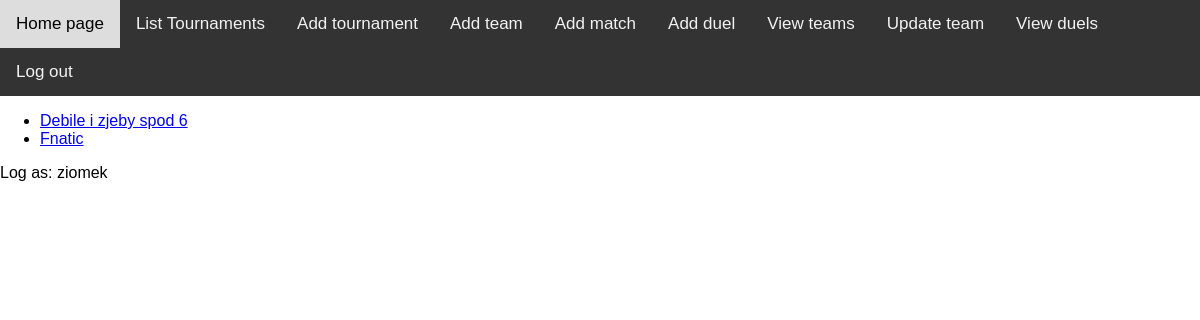
Page /view_teams (signed in) on the earlier database version.
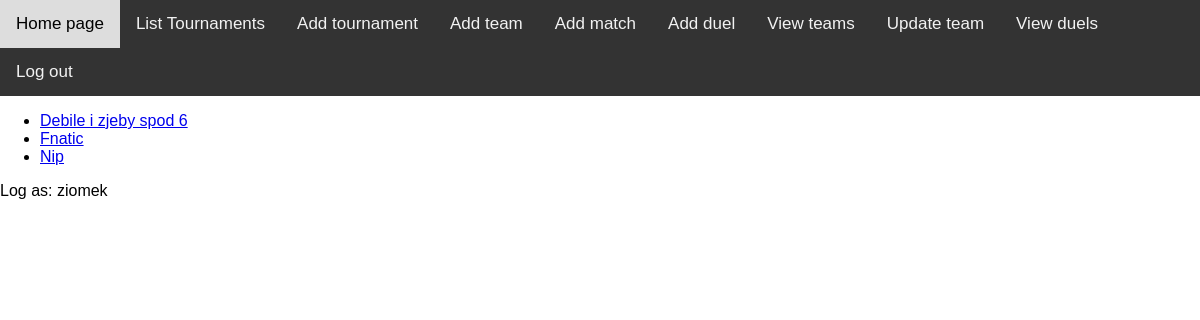
Same page on the later database version.
### yt_app/models.py (models this page shows)
class Team(models.Model):
    name = models.CharField(max_length=30)
    tournaments = models.ManyToManyField(Tournament, null=True)
    players = models.ManyToManyField(User)
    def __str__(self):
        return self.name
    def get_update_url(self):
        return f'/detail_team/{self.id}/'

### yt_app/views.py (the view)
# urls.py: path('view_teams', ViewTeams.as_view(), name='view_teams'),
class ViewTeams(LoginRequiredMixin, ListView):
    model = Team
    template_name = "obj_list_url.html"

### templates/obj_list_url.html
{% extends 'base.html' %}
{% block content %}
    <ul>
    {% for obj in object_list %}
        <li>
            <a href="{{ obj.get_update_url }}">{{ obj }}</a>
        </li>
    {% endfor %}
    </ul>
{% endblock %}

Differences in the rows shown:
added Team: name "Nip"
